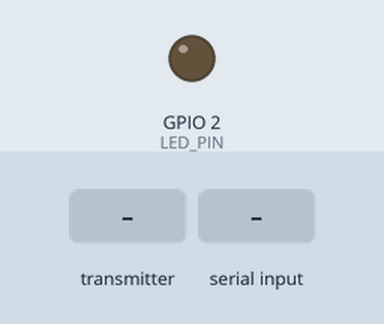
Recording of a sketch running on a simulated ESP32. Shown: output pins drawn as LEDs (lit = HIGH). Inputs (shaded band) come from the test bench. Random numbers use the default seed unless the sketch sets one; what the sketch prints to the serial monitor is not drawn.

Above: at 11.2 s.
11.3 s: the transmitter starts sending command = TRIANGLE
At 11.9 s:
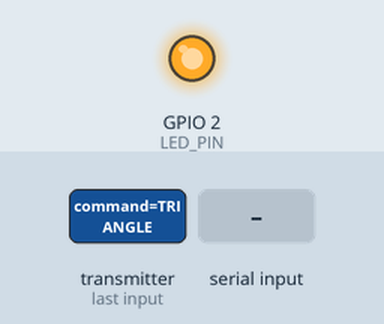
14.8 s: "TRIANGLE\n" received over Serial
18.3 s: the transmitter starts sending command = LINE
21.8 s: "LINE\n" received over Serial
25.3 s: the transmitter starts sending command = HOVER
28.8 s: "HOVER\n" received over Serial
Timing chart, 0 to 33.3 s (numbered marks = the images above; inputs shaded):
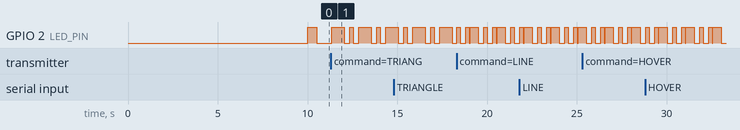

The sketch:

ESPNOW-Crazyflie_Follower_OTA_Mesh.ino
```cpp
#include <WiFi.h>
#include <esp_now.h>
#include <ArduinoOTA.h>
#include "config.h"

/************************************************************
   🚀 MULTI-LEADER ESP-NOW DRONE SWARM WITH CRAZYFLIE 🚀

   ✅ Multi-Leader System (Any Drone Can Be a Leader)
   ✅ ESP-NOW Decentralized Communication
   ✅ OTA Updates (Configurable in `config.h`)
   ✅ Onboard LED Status Indicators
   ✅ Dynamic Drone ID Assignment (Manual or Auto)
   ✅ Crazyflie Firmware Integrated (Mock Flight Control)

   📌 HOW TO USE:
   - Set `IS_LEADER = true` on **at least one drone** in `config.h`
   - Upload the **same code** to all drones
   - Open **Serial Monitor (115200 baud) on the Leader**
   - Enter Commands: `"TRIANGLE", "LINE", "HOVER", "LAND"`
   - Drones will adjust formation dynamically!
************************************************************/

#define LED_PIN 2  // Onboard LED for visual cues

// Crazyflie High-Level Commander (Mock API)
void moveTo(float x, float y, float z) {
  Serial.printf("[CRAZYFLIE] Moving to X=%.2f, Y=%.2f, Z=%.2f\n", x, y, z);
}

// Structure for ESP-NOW commands
typedef struct {
  char command[20];
  uint8_t senderID;
} DroneCommand;

// Dynamic Drone ID Assignment
uint8_t droneID = (DRONE_ID == -1) ? esp_random() % 255 : DRONE_ID;
bool isLeader = IS_LEADER;

// ESP-NOW Peer Info
uint8_t broadcastAddress[] = {0xFF, 0xFF, 0xFF, 0xFF, 0xFF, 0xFF};
esp_now_peer_info_t peerInfo;

// ESP-NOW Callback for Sending Data
void onDataSent(const uint8_t *mac_addr, esp_now_send_status_t status) {
  Serial.printf("[ESP-NOW] Message Sent: %s\n", (status == ESP_NOW_SEND_SUCCESS) ? "Success" : "Fail");
}

// ESP-NOW Callback for Receiving Data (Fixed for ESP-IDF v5+)
void onDataRecv(const esp_now_recv_info_t *recv_info, const uint8_t *incomingData, int len) {
  DroneCommand receivedCommand;
  memcpy(&receivedCommand, incomingData, sizeof(receivedCommand));

  Serial.printf("[DRONE %d] Received Command: %s from Drone %d\n", droneID, receivedCommand.command, receivedCommand.senderID);

  // Blink Red LED on command execution
  digitalWrite(LED_PIN, HIGH);
  delay(200);
  digitalWrite(LED_PIN, LOW);

  if (strcmp(receivedCommand.command, "TRIANGLE") == 0) {
    moveTo(1.0, 1.0, 3.0);
  } else if (strcmp(receivedCommand.command, "LINE") == 0) {
    moveTo(2.0, 0.0, 3.0);
  } else if (strcmp(receivedCommand.command, "HOVER") == 0) {
    Serial.printf("[DRONE %d] Hovering...\n", droneID);
  } else if (strcmp(receivedCommand.command, "LAND") == 0) {
    Serial.printf("[DRONE %d] Landing...\n", droneID);
  } else {
    Serial.printf("[DRONE %d] Unknown Command Received: %s\n", droneID, receivedCommand.command);
  }
}

// Function to Send Command (Only Leader Uses This)
void sendCommand(const char *cmd) {
  DroneCommand commandToSend;
  strcpy(commandToSend.command, cmd);
  commandToSend.senderID = droneID;

  esp_now_send(broadcastAddress, (uint8_t *)&commandToSend, sizeof(commandToSend));
  Serial.printf("[LEADER %d] Sending Command: %s\n", droneID, cmd);
}

// ESP-NOW Setup Function
void setupESPNow() {
  if (esp_now_init() != ESP_OK) {
    Serial.println("[ERROR] ESP-NOW Initialization Failed!");
    return;
  }
  esp_now_register_send_cb(onDataSent);
  esp_now_register_recv_cb(onDataRecv);

  memcpy(peerInfo.peer_addr, broadcastAddress, 6);
  peerInfo.channel = 0;
  peerInfo.encrypt = false;
  if (esp_now_add_peer(&peerInfo) != ESP_OK) {
    Serial.println("[ERROR] Failed to Add ESP-NOW Peer!");
  }
}

// OTA Setup (Only if Enabled)
void setupOTA() {
  if (!OTA_ENABLED) return;

  ArduinoOTA.setHostname(OTA_HOSTNAME);
  ArduinoOTA.setPassword(OTA_PASSWORD);

  ArduinoOTA.onStart([]() {
    Serial.println("[OTA] Update Started...");
  });

  ArduinoOTA.onEnd([]() {
    Serial.println("[OTA] Update Completed!");
  });

  ArduinoOTA.onProgress([](unsigned int progress, unsigned int total) {
    Serial.printf("[OTA] Progress: %u%%\r", (progress * 100) / total);
  });

  ArduinoOTA.onError([](ota_error_t error) {
    Serial.printf("[OTA] Error[%u]\n", error);
  });

  ArduinoOTA.begin();
}

void setup() {
  Serial.begin(115200);
  pinMode(LED_PIN, OUTPUT);

  WiFi.mode(WIFI_STA);

  setupESPNow();
  setupOTA();

  Serial.printf("[INFO] Drone Initialized - ID: %d | Role: %s\n", droneID, isLeader ? "Leader" : "Follower");

  if (MULTI_LEADER && !isLeader) {
    Serial.println("[FOLLOWER] Waiting for Leader presence...");
    delay(LEADER_TIMEOUT + 5000); // Wait 10 seconds before assuming leadership

    if (!isLeader) {
      Serial.printf("[DRONE %d] No leader detected after waiting. Taking over as Leader!\n", droneID);
      isLeader = true;
    }
  }

  // Show available commands for the Leader
  if (isLeader) {
    Serial.println("\n🛠️ ENTER COMMANDS BELOW:");
    Serial.println("1. TRIANGLE");
    Serial.println("2. LINE");
    Serial.println("3. HOVER");
    Serial.println("4. LAND");
  }
}

void loop() {
  if (OTA_ENABLED) {
    ArduinoOTA.handle();
  }

  if (isLeader) {
    digitalWrite(LED_PIN, HIGH);
    delay(500);
    digitalWrite(LED_PIN, LOW);
    delay(500);

    if (Serial.available()) {
      String input = Serial.readStringUntil('\n');
      input.trim();
      input.toUpperCase();

      if (input == "TRIANGLE" || input == "LINE" || input == "HOVER" || input == "LAND") {
        sendCommand(input.c_str());
      } else {
        Serial.println("[ERROR] Invalid Command! Try: TRIANGLE, LINE, HOVER, LAND");
      }
    }
  } else {
    digitalWrite(LED_PIN, LOW);
  }

  delay(COMMUNICATION_INTERVAL);
}
```

config.h
```cpp
#ifndef CONFIG_H
#define CONFIG_H

#define LED_PIN 2  // Onboard LED for visual cues

// 🛠️ GENERAL SETTINGS
#define OTA_ENABLED false  // Enable OTA updates (true/false)
#define MULTI_LEADER true  // Allow multiple leaders

// 🛠️ DRONE IDENTIFICATION
#define DRONE_ID -1  // -1 for auto-assign, set a number for manual ID

// 🛠️ LEADERSHIP CONFIG
#define IS_LEADER false  // Set to true for manually assigned leaders
#define LEADER_TIMEOUT 5000  // Time to wait before auto-assigning a leader (ms)

// 🛠️ ESP-NOW COMMUNICATION
#define MAX_DRONES 20
#define COMMUNICATION_INTERVAL 500

// 🛠️ OTA UPDATES
#define OTA_HOSTNAME "DroneSwarm"
#define OTA_PASSWORD "1234"

#endif
```

Measured:
- by itself, GPIO 2 (LED_PIN): repeats every 1.5 s: LOW 0.30 s, HIGH 0.20 s, LOW 0.03 s, HIGH 0.47 s, LOW 0.30 s, HIGH 0.20 s
